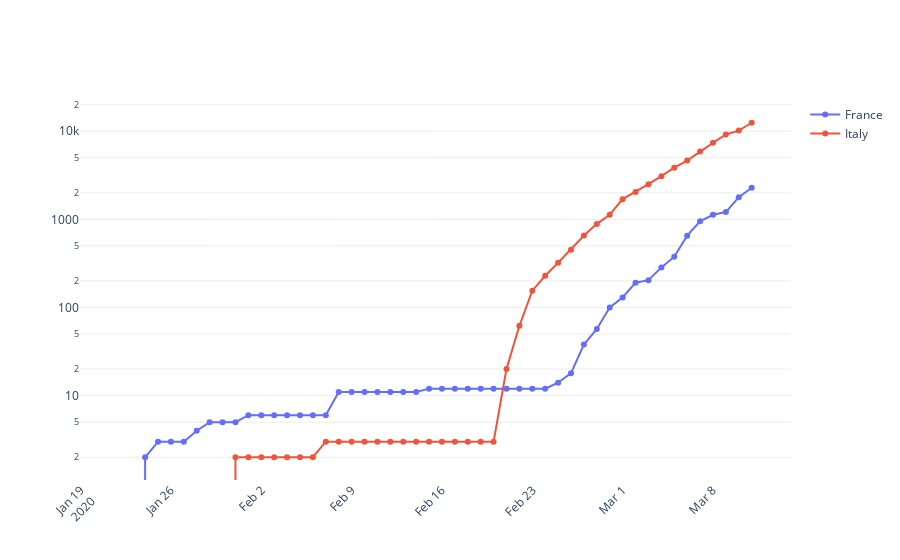

Write notebook code for a chart like this one.
### Markdown cell above
Check the evolution of coronavirus in both countries

### Code cell
# Compare confirmed cases in France and Italy
axis_color = 'rgb(190,190,190)'

fig = go.Figure(data=[
    go.Scatter(name='France', x=ts_fr.index, y=ts_fr, mode='lines+markers'),
    go.Scatter(name='Italy', x=ts_it.index, y=ts_it, mode='lines+markers')
])
# change y axis grid options
fig.update_yaxes(
    showgrid=True, gridwidth=.3, gridcolor=axis_color
    # zeroline=True, zerolinewidth=.3, zerolinecolor=axis_color
)
# change x axis grid options
fig.update_layout(
    xaxis = dict(
        #tickformat = '%d/%m',
        tickmode = 'auto',
        tickangle = -45,
        #tickvals = df_c.Date

    ))
                     
# change background color, yaxis type and horizontal bar selector
fig.update_layout(plot_bgcolor='white', yaxis_type="log", xaxis_rangeslider_visible=False)

fig.update_xaxes(zeroline=True, zerolinewidth=2, zerolinecolor='LightPink')

fig.show()

### Figure 1 — Plotly figure (JSON) as saved in the notebook; plotly's stock layout.template omitted (floating-point values rounded to 4 significant figures)
{"data": [{"mode": "lines+markers", "name": "France", "type": "scatter", "x": ["2020-01-22T00:00:00", "2020-01-23T00:00:00", "2020-01-24T00:00:00", "2020-01-25T00:00:00", "2020-01-26T00:00:00", "2020-01-27T00:00:00", "2020-01-28T00:00:00", "2020-01-29T00:00:00", "2020-01-30T00:00:00", "2020-01-31T00:00:00", "2020-02-01T00:00:00", "2020-02-02T00:00:00", "2020-02-03T00:00:00", "2020-02-04T00:00:00", "2020-02-05T00:00:00", "2020-02-06T00:00:00", "2020-02-07T00:00:00", "2020-02-08T00:00:00", "2020-02-09T00:00:00", "2020-02-10T00:00:00", "2020-02-11T00:00:00", "2020-02-12T00:00:00", "2020-02-13T00:00:00", "2020-02-14T00:00:00", "2020-02-15T00:00:00", "2020-02-16T00:00:00", "2020-02-17T00:00:00", "2020-02-18T00:00:00", "2020-02-19T00:00:00", "2020-02-20T00:00:00", "2020-02-21T00:00:00", "2020-02-22T00:00:00", "2020-02-23T00:00:00", "2020-02-24T00:00:00", "2020-02-25T00:00:00", "2020-02-26T00:00:00", "2020-02-27T00:00:00", "2020-02-28T00:00:00", "2020-02-29T00:00:00", "2020-03-01T00:00:00", "2020-03-02T00:00:00", "2020-03-03T00:00:00", "2020-03-04T00:00:00", "2020-03-05T00:00:00", "2020-03-06T00:00:00", "2020-03-07T00:00:00", "2020-03-08T00:00:00", "2020-03-09T00:00:00", "2020-03-10T00:00:00", "2020-03-11T00:00:00"], "y": [0, 0, 2, 3, 3, 3, 4, 5, 5, 5, 6, 6, 6, 6, 6, 6, 6, 11, 11, 11, 11, 11, 11, 11, 12, 12, 12, 12, 12, 12, 12, 12, 12, 12, 14, 18, 38, 57, 100, 130, 191, 204, 285, 377, 653, 949, 1126, 1209, 1784, 2281]}, {"mode": "lines+markers", "name": "Italy", "type": "scatter", "x": ["2020-01-22T00:00:00", "2020-01-23T00:00:00", "2020-01-24T00:00:00", "2020-01-25T00:00:00", "2020-01-26T00:00:00", "2020-01-27T00:00:00", "2020-01-28T00:00:00", "2020-01-29T00:00:00", "2020-01-30T00:00:00", "2020-01-31T00:00:00", "2020-02-01T00:00:00", "2020-02-02T00:00:00", "2020-02-03T00:00:00", "2020-02-04T00:00:00", "2020-02-05T00:00:00", "2020-02-06T00:00:00", "2020-02-07T00:00:00", "2020-02-08T00:00:00", "2020-02-09T00:00:00", "2020-02-10T00:00:00", "2020-02-11T00:00:00", "2020-02-12T00:00:00", "2020-02-13T00:00:00", "2020-02-14T00:00:00", "2020-02-15T00:00:00", "2020-02-16T00:00:00", "2020-02-17T00:00:00", "2020-02-18T00:00:00", "2020-02-19T00:00:00", "2020-02-20T00:00:00", "2020-02-21T00:00:00", "2020-02-22T00:00:00", "2020-02-23T00:00:00", "2020-02-24T00:00:00", "2020-02-25T00:00:00", "2020-02-26T00:00:00", "2020-02-27T00:00:00", "2020-02-28T00:00:00", "2020-02-29T00:00:00", "2020-03-01T00:00:00", "2020-03-02T00:00:00", "2020-03-03T00:00:00", "2020-03-04T00:00:00", "2020-03-05T00:00:00", "2020-03-06T00:00:00", "2020-03-07T00:00:00", "2020-03-08T00:00:00", "2020-03-09T00:00:00", "2020-03-10T00:00:00", "2020-03-11T00:00:00"], "y": [0, 0, 0, 0, 0, 0, 0, 0, 0, 2, 2, 2, 2, 2, 2, 2, 3, 3, 3, 3, 3, 3, 3, 3, 3, 3, 3, 3, 3, 3, 20, 62, 155, 229, 322, 453, 655, 888, 1128, 1694, 2036, 2502, 3089, 3858, 4636, 5883, 7375, 9172, 10149, 12462]}], "layout": {"autosize": true, "plot_bgcolor": "white", "xaxis": {"autorange": true, "range": ["2020-01-19 02:35:36.6584", "2020-03-13 21:24:23.3416"], "rangeslider": {"visible": false, "yaxis": {}}, "tickangle": -45, "tickmode": "auto", "type": "date", "zeroline": true, "zerolinecolor": "LightPink", "zerolinewidth": 2}, "yaxis": {"autorange": true, "gridcolor": "rgb(190,190,190)", "gridwidth": 0.3, "range": [0.02308, 4.374], "showgrid": true, "type": "log"}}}
